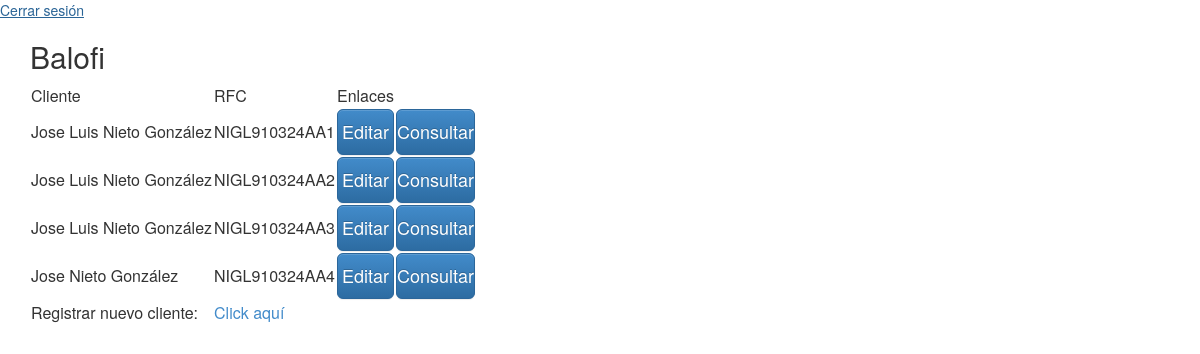
The page /home on the database its author committed.
### balofi/models.py (models this page shows)
class Clientes(models.Model):
	rfc = models.CharField(max_length=13, primary_key=True)
	password = models.CharField(max_length=20)
	nombre = models.CharField(max_length=30)
	aPaterno = models.CharField(max_length=50)
	aMaterno = models.CharField(max_length=50)
	direccion = models.CharField(max_length=100)
	telefono = models.CharField(max_length=10)
	correo = models.EmailField(max_length=50)
	razonSocial = models.CharField(max_length=50)
	giro = models.CharField(max_length=50)

### balofi/views.py (the view)
# urls.py: url(r'^home$', views.Home, name='Home'),
def Home(request):
	clientes = Clientes.objects.all()
	return render(request, 'balofi/Home.html',{'clientes':clientes})

### balofi/templates/balofi/Home.html (shortened to what this page needs)
{% load i18n staticfiles %}
<html>
<head>
<link rel="stylesheet" type="text/css" href="{% static 'balofi/css/bootstrap.min.css' %}">
<link rel="stylesheet" type="text/css" href="{% static 'balofi/css/bootstrap-theme.min.css' %}">
<link rel="stylesheet" type="text/css" href="{% static 'balofi/css/base.css' %}" />
</head>
<body>
<a href={% url 'registration:login' %}>Cerrar sesi&oacute;n</a>
 <div class="container">
  <h2 class="form-signin-heading">Balofi</h2>
 </div>
    <div class="container">
    <table>
	 <tr><td>Cliente</td><td>RFC</td><td>Enlaces</td></tr>
 {% for cliente in clientes %}
	 <tr><td>{{cliente.nombre}} {{cliente.aPaterno}} {{cliente.aMaterno}}</td><td>{{cliente.rfc}}</td><td><a href={% url 'cliente' cliente.pk %}><button class="btn btn-lg btn-primary btn-block" type="submit">Editar</button></a></td><td><a href={% url 'consulta' cliente.rfc %}><button  class="btn btn-lg btn-primary btn-block" type="submit">Consultar</button></a></td></tr>
 {% endfor %}
 	<tr><td>Registrar nuevo cliente:</td><td><a href={% url 'registro' %}>Click aqu&iacute;</a></td></tr>
	<tr><td></td></tr>
  	</table>
   </div>
</body>
</html>

### balofi/static/balofi/css/base.css (style rules this page uses)
body { padding-bottom: 40px; }

### rows shown on the page
Clientes: nombre "Jose Luis", aPaterno "Nieto", aMaterno "González", rfc "NIGL910324AA1"
Clientes: nombre "Jose Luis", aPaterno "Nieto", aMaterno "González", rfc "NIGL910324AA2"
Clientes: nombre "Jose Luis", aPaterno "Nieto", aMaterno "González", rfc "NIGL910324AA3"
Clientes: nombre "Jose", aPaterno "Nieto", aMaterno "González", rfc "NIGL910324AA4"
